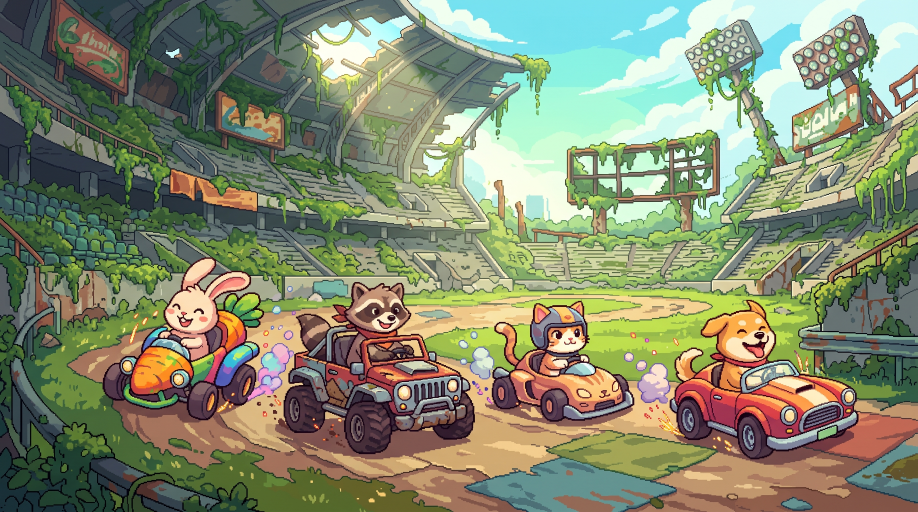
#> input picture references/keyart_stadium.jpg, 2752 x 1536 px (shown at 1/3 size)
$ python make_images.py
#> lines starting #> are read from the running program, lines starting #| are printed output that depends on the picture
"""Make the web-ready images the site publishes from the originals in references/.

Run from the repo root:  python3 tools/make_images.py
Needs Pillow (pip install pillow). Re-running overwrites the outputs in assets/img/.
To add a game's art, add entries to JOBS below and run it again.
"""
from pathlib import Path

from PIL import Image, ImageEnhance, ImageOps

ROOT = Path(__file__).resolve().parent.parent
REF = ROOT / "references"
OUT = ROOT / "assets" / "img"

# name -> source, optional crop box (in source pixels), widths to export.
# Each width is written as <name>-<width>.webp and <name>-<width>.jpg.
JOBS = {
    "bumperblock/keyart": dict(src="keyart_stadium.jpg", widths=[640, 1280, 1920]),
    "bumperblock/driver-rabbit": dict(src="keyart_stadium.jpg", crop=(290, 740, 830, 1280), widths=[360]),
    "bumperblock/driver-raccoon": dict(src="keyart_stadium.jpg", crop=(870, 840, 1440, 1410), widths=[360]),
    "bumperblock/driver-cat": dict(src="keyart_stadium.jpg", crop=(1440, 830, 1970, 1360), widths=[360]),
    "bumperblock/driver-dog": dict(src="keyart_stadium.jpg", crop=(2010, 850, 2600, 1440), widths=[360]),
}

# The app icon is the two mountains and the wave from the logo, without the text.
FAVICON_CROP = (290, 230, 1730, 1250)


def export(name, src, widths, crop=None):
#> called with name = 'bumperblock/keyart', src = 'keyart_stadium.jpg'
    img = Image.open(REF / src).convert("RGB")
#> img is the input picture: PIL image 2752x1536 RGB; mean R, G, B 131.9, 139.1, 111.9
    if crop:
        img = img.crop(crop)
    dest = OUT / name
    dest.parent.mkdir(parents=True, exist_ok=True)
    for w in widths:
        w = min(w, img.width)
        h = round(img.height * w / img.width)
        small = img.resize((w, h), Image.LANCZOS)
        small.save(f"{dest}-{w}.webp", quality=82, method=6)
        small.save(f"{dest}-{w}.jpg", quality=84, optimize=True, progressive=True)
#> this loop made 3 passes
#> pass 1, in export, `small = img.resize((w, h), Image.LANCZOS)`:
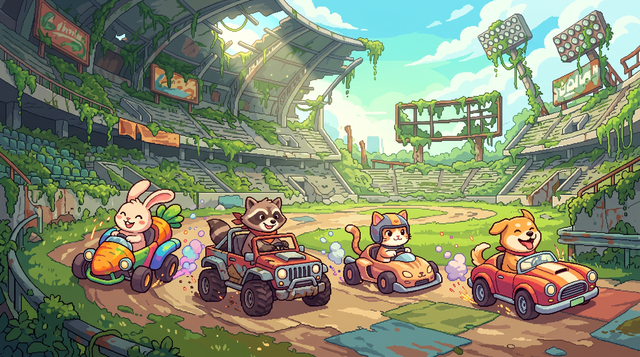
#> small: PIL image 640x357 RGB; mean R, G, B 131.8, 139.1, 111.9
#> pass 2, in export, `small = img.resize((w, h), Image.LANCZOS)`:
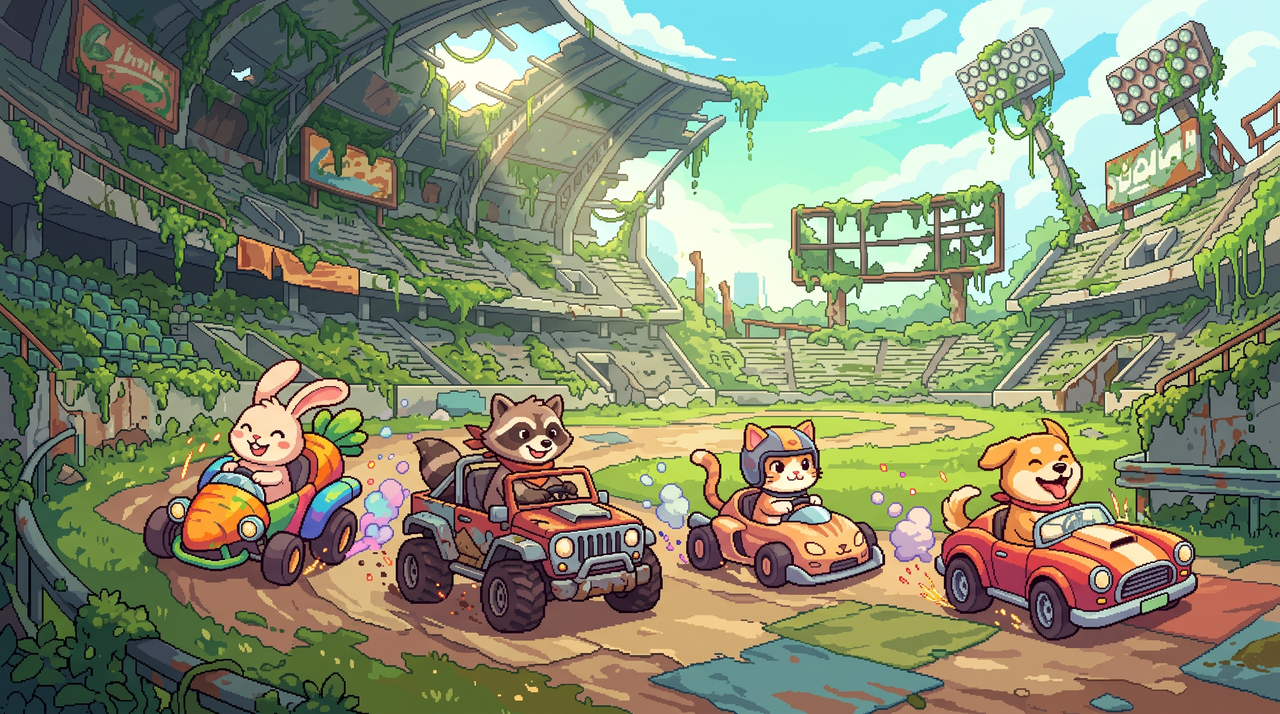
#> small: PIL image 1280x714 RGB; mean R, G, B 131.9, 139.2, 111.9
#> pass 3, in export, `small = img.resize((w, h), Image.LANCZOS)`:
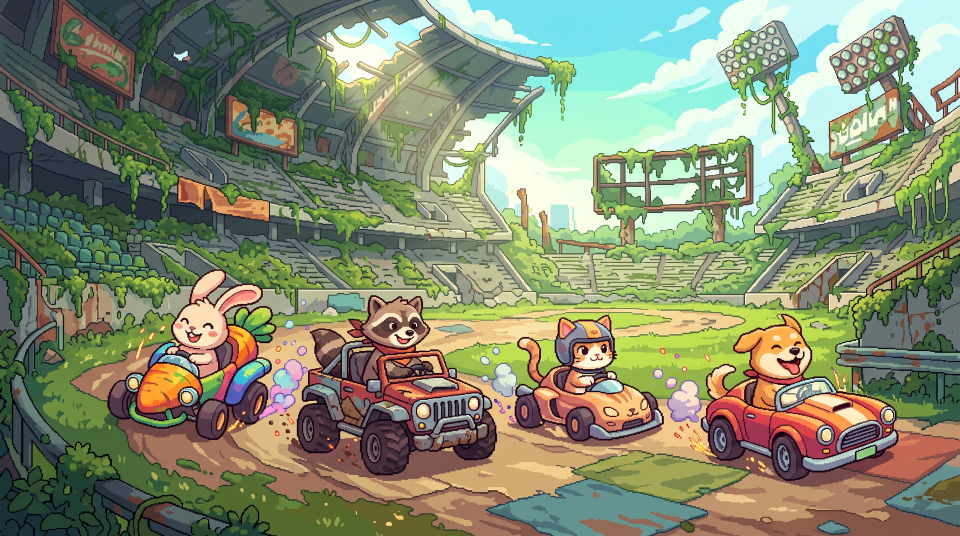
#> small: PIL image 1920x1072 RGB (shown at 1/2 size); mean R, G, B 131.9, 139.2, 111.9


def ink_logo(widths):
    """The full logo as black ink on a transparent background, so it sits on any page color."""
#> (the run stopped early here; a loop or call above may not have finished)
